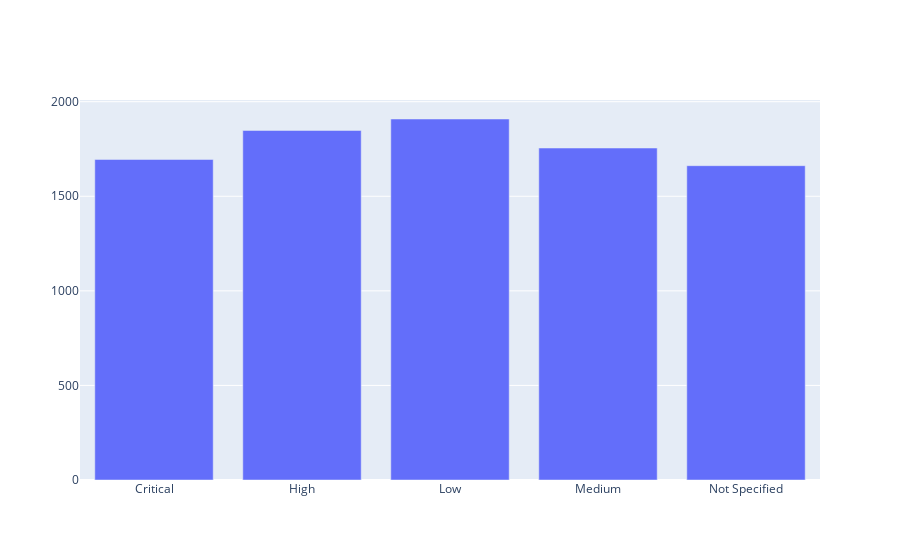

Notebook code cell kept with this figure:
### Code cell
figure_2.show()

### Figure 1 — Plotly figure (JSON) as saved in the notebook; plotly's stock layout.template omitted (floating-point values rounded to 4 significant figures)
{"data": [{"type": "bar", "x": ["Critical", "High", "Low", "Medium", "Not Specified"], "y": [1695.0, 1848.0, 1909.0, 1755.0, 1662.0]}], "layout": {}}
